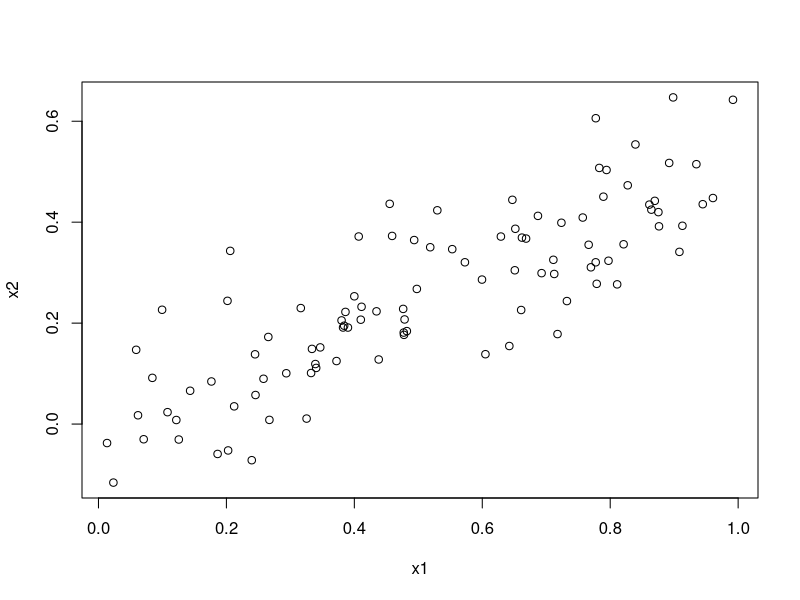
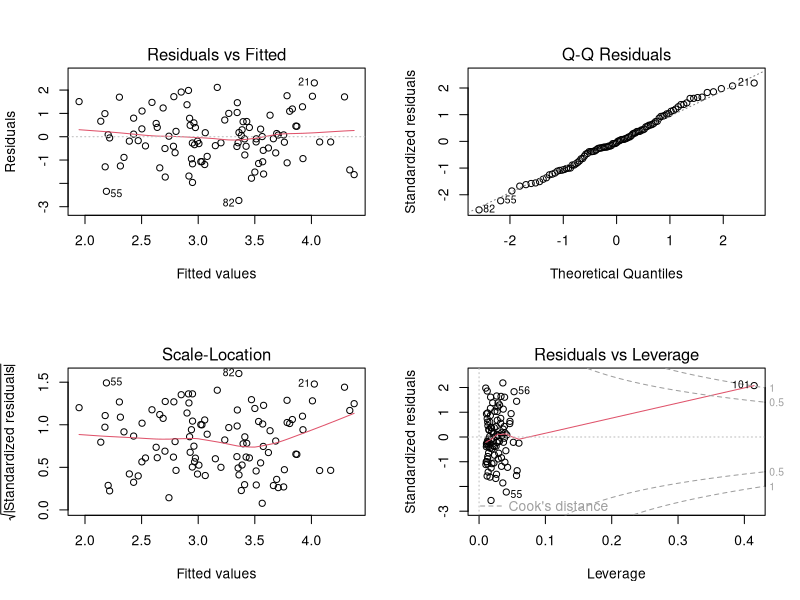
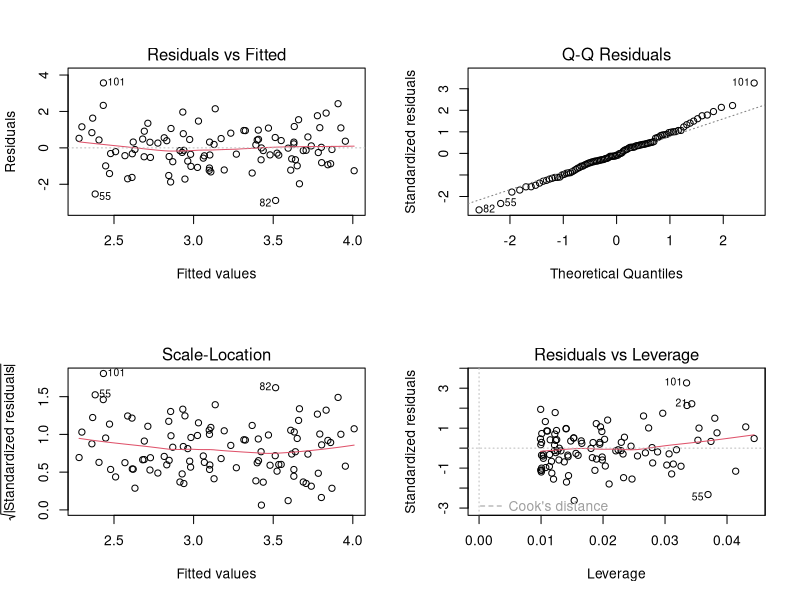
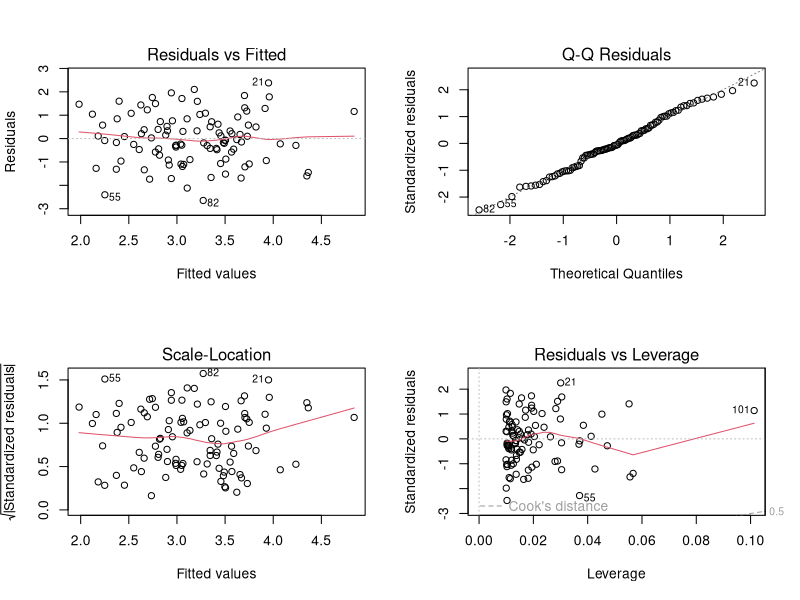

Source code (R) for these figures, in order:
# ============================================
# An Introduction to Statistical Learning
#           Chapter 3
#
# R-Code for Applied Exercises 14
#
# Author: Antonio Giannino
# ============================================ 
rm(list = ls());
#
# This problem focuses on the collinearity problem.
# (a) Perform the following commands in R:
set.seed(1)
x1 <- runif(100)
x2 <- 0.5*x1 + rnorm(100)/10
y <- 2 + 2*x1 + 0.3*x2 + rnorm(100) 
# The last line corresponds to creating a linear model in which y is a function of x1
# and x2. Write out the form of the linear model. What are the regression coefficients?
#
# (b) What is the correlation between x1 and x2? Create a scatterplot displaying the 
# relationship between the variables.
cor(x1, x2)
plot(x1, x2)
#
# (c) Using this data, fit a least squares regression to predict y using x1 and x2. 
# Describe the results obtained. What are b0, b1, and b2? How do these relate to the 
# true β0, β1, and β2? Can you reject the null hypothesis H0 : β1 = 0? How about the 
# null hypothesis H0 : β2 = 0?
reg_1 <- lm(y ~ x1 + x2)
summary(reg_1)
# (d) Now fit a least squares regression to predict y using only x1. Comment on your
# results. Can you reject the null hypothesis H0 :β1 =0?
reg_2 <- lm(y ~ x1)
summary(reg_2)
#
# (e) Now fit a least squares regression to predict y using only x2. Comment on your
# results. Can you reject the null hypothesis H0 :β1 =0?
reg_3 <- lm(y ~ x2)
summary(reg_3)
#
# (f) Do the results obtained in (c)–(e) contradict each other? Explain your answer.
# (g) Now suppose we obtain one additional observation, which was unfortunately 
# mismeasured.
x1 <- c(x1, 0.1)
x2 <- c(x2, 0.8)
y <- c(y,6)
#Re-fit the linear models from (c) to (e) using this new data. What effect does this
# new observation have on the each of the models? In each model, is this observation 
# an outlier? A high-leverage point? Both? Explain your answers.
reg_4 <- lm(y ~ x1 + x2)
reg_5 <- lm(y ~ x1)
reg_6 <- lm(y ~ x2)
summary(reg_4)
summary(reg_5)
summary(reg_6)
par(mfrow = c(2, 2))
plot(reg_4)
par(mfrow = c(2, 2))
plot(reg_5)
par(mfrow = c(2, 2))
plot(reg_6)








